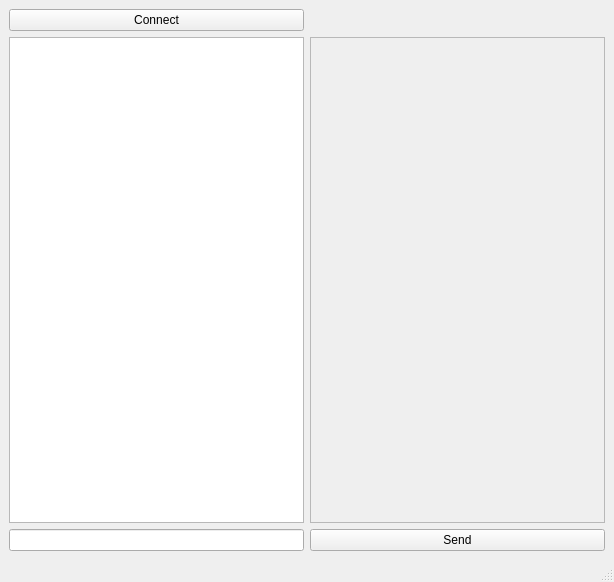
<?xml version="1.0" encoding="UTF-8"?>
<ui version="4.0">
 <class>MainWindow</class>
 <widget class="QMainWindow" name="MainWindow">
  <property name="geometry">
   <rect>
    <x>0</x>
    <y>0</y>
    <width>614</width>
    <height>582</height>
   </rect>
  </property>
  <property name="windowTitle">
   <string>MainWindow</string>
  </property>
  <widget class="QWidget" name="centralwidget">
   <layout class="QGridLayout" name="gridLayout">
    <item row="0" column="0">
     <widget class="QPushButton" name="pushButton">
      <property name="text">
       <string>Connect</string>
      </property>
     </widget>
    </item>
    <item row="1" column="0">
     <widget class="QTextBrowser" name="textBrowser"/>
    </item>
    <item row="1" column="1">
     <widget class="QScrollArea" name="scrollArea">
      <property name="widgetResizable">
       <bool>true</bool>
      </property>
      <widget class="QWidget" name="scrollAreaWidgetContents">
       <property name="geometry">
        <rect>
         <x>0</x>
         <y>0</y>
         <width>293</width>
         <height>459</height>
        </rect>
       </property>
      </widget>
     </widget>
    </item>
    <item row="2" column="0">
     <widget class="QLineEdit" name="lineEdit"/>
    </item>
    <item row="2" column="1">
     <widget class="QPushButton" name="pushButton_2">
      <property name="text">
       <string>Send</string>
      </property>
     </widget>
    </item>
   </layout>
  </widget>
  <widget class="QMenuBar" name="menubar">
   <property name="geometry">
    <rect>
     <x>0</x>
     <y>0</y>
     <width>614</width>
     <height>21</height>
    </rect>
   </property>
  </widget>
  <widget class="QStatusBar" name="statusbar"/>
 </widget>
 <resources/>
 <connections/>
</ui>
